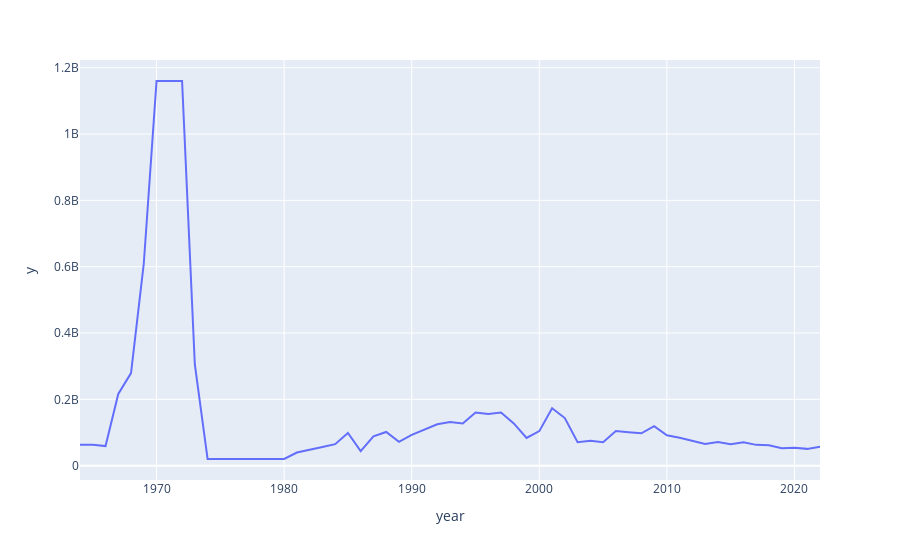

Notebook cell for this chart:
### Markdown cell above
### Mission prices over time

Did the avg cost of a mission go up for down since the start of the dataset

### Code cell
avg_mission_cost = df.groupby('year').mean()['price']

fig = px.line(avg_mission_cost, x=avg_mission_cost.index, y=avg_mission_cost.values)
fig.show()
